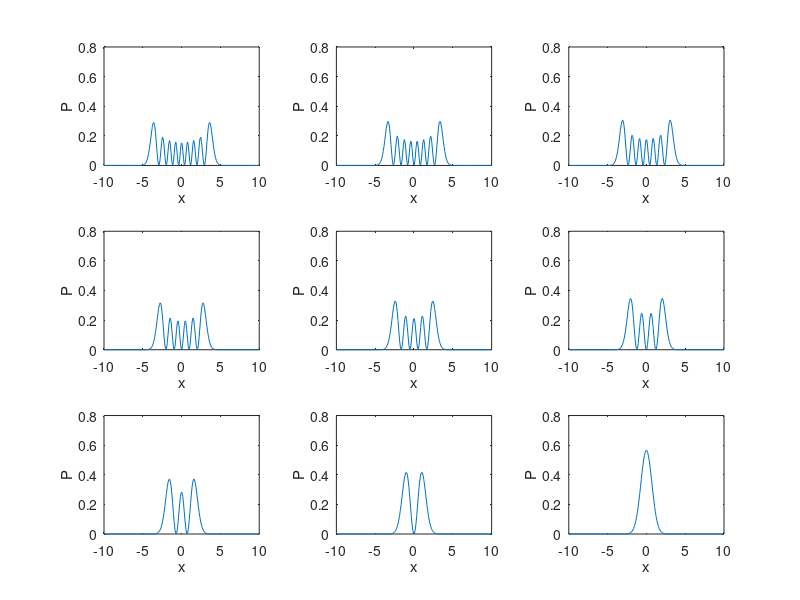

This chart was generated by the following MATLAB code:
clc
clear

X = 10;     % 长度 
N = 200;    % 格点数
dx = 2*X/N;   % 空间步长
x = linspace(-X,X,N);
n = 2;      % 次数n
V = 1/2*x'.^n;  % 势场

A = spdiags(V,0,N,N);  % 提取V的对角线并生成矩阵
% 计算哈密度算符
H = zeros(N,3);
H(1:N,1) = -0.5/dx^2;
H(1:N,2) = 1/dx^2;
H(1:N,3) = -0.5/dx^2;
B = spdiags(H,-1:1,N,N);
C = A+B;
E = 9;    % 能级个数

% 求特征值
[Vector, Value] = eigs(C,E,0);  % 求指定的几个特征值

% 画图
for i = 1:E
    psi = Vector(:,i);
    subplot(3,3,i)
    plot(x,psi.^2/sum(psi.^2*dx))
    ylim([0 0.8])
    xlabel('x');ylabel('P');
end
